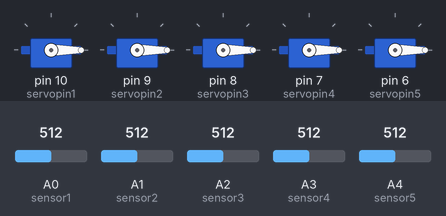
Bench run of a sketch on a simulated Arduino Uno, built with avr-gcc and run on an emulated ATmega328P. Parts: 5 × servo. Inputs (shaded band) come from the test bench; at power-on: A0 (sensor1) = 512, A1 (sensor2) = 512, A2 (sensor3) = 512, A3 (sensor4) = 512, A4 (sensor5) = 512.

Above: at 1.3 s.
1.4 s: A0 (sensor1) set to 992
At 2.3 s:
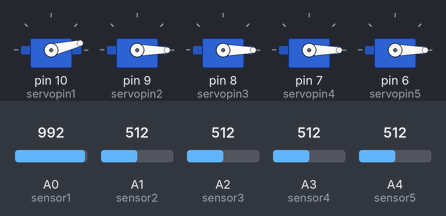
3.0 s: A1 (sensor2) set to 992
At 3.6 s:
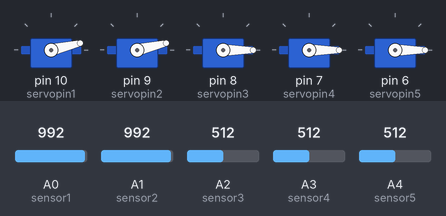
4.6 s: A2 (sensor3) set to 992
At 5.9 s:
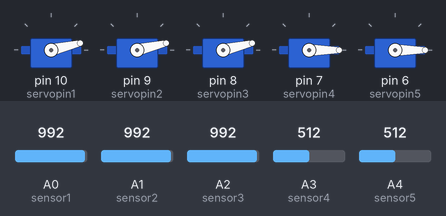
6.2 s: A3 (sensor4) set to 992
At 7.5 s:
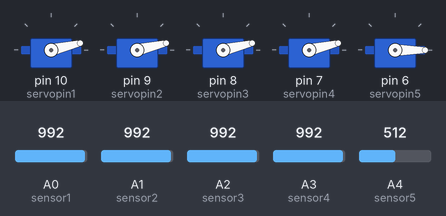
7.8 s: A4 (sensor5) set to 992
At 8.9 s:
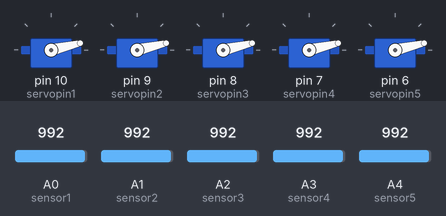
Timing chart, 0 to 10.4 s (numbered marks = the images above; inputs shaded):
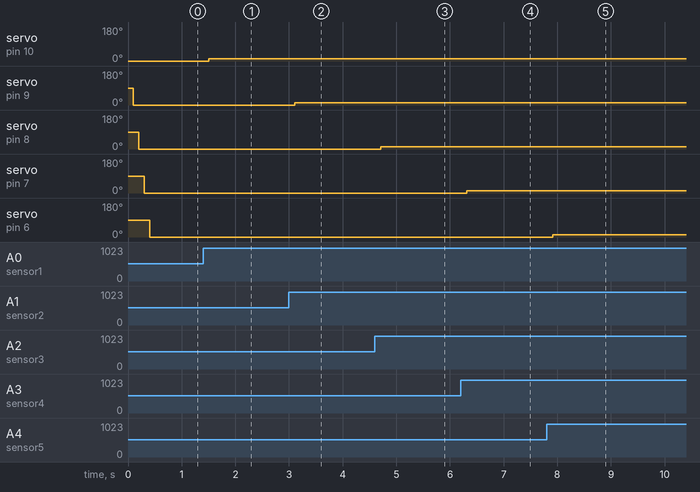

Measured:
- after the input at 1.4 s, servo on pin 10 (servopin1): 0° → 13° after 0.10 s
- after the input at 3.0 s, servo on pin 9 (servopin2): 0° → 13° after 0.11 s
- after the input at 4.6 s, servo on pin 8 (servopin3): 0° → 13° after 0.11 s
- after the input at 6.2 s, servo on pin 7 (servopin4): 0° → 13° after 0.12 s
- after the input at 7.8 s, servo on pin 6 (servopin5): 0° → 13° after 0.12 s

The sketch:

robotic_arm_1.ino
```cpp
#include <Servo.h>
Servo serv_1;
const int sensor1=A0;
Servo serv_2;
const int sensor2=A1;
Servo serv_3;
const int sensor3=A2;
Servo serv_4;
const int sensor4=A3;
Servo serv_5;
const int sensor5=A4;
const int servopin1=10;
const int servopin2=9;
const int servopin3=8;
const int servopin4=7;
const int servopin5=6;
void setup()
{
  Serial.begin(9600);
  pinMode(sensor1,INPUT);
  pinMode(servopin1,OUTPUT);
   pinMode(sensor2,INPUT);
  pinMode(servopin2,OUTPUT);
   pinMode(sensor3,INPUT);
  pinMode(servopin3,OUTPUT);
   pinMode(sensor4,INPUT);
  pinMode(servopin4,OUTPUT);
   pinMode(sensor5,INPUT);
  pinMode(servopin5,OUTPUT);
  serv_1.attach(servopin1);
   serv_2.attach(servopin2);
   serv_3.attach(servopin3);
   serv_4.attach(servopin4);
   serv_5.attach(servopin5);

}

void loop()
{
 int flex1=analogRead(sensor1);
  int val = map(flex1,990,1017,0,180);
  serv_1.write(val);
  delay(100);

  int flex2=analogRead(sensor2);
  int val2 = map(flex2,990,1017,0,180);
  serv_2.write(val2);
  delay(100);

  int flex3=analogRead(sensor3);
  int val3 = map(flex3,990,1017,0,180);
  serv_3.write(val3);
  delay(100);

  int flex4=analogRead(sensor4);
  int val4 = map(flex4,990,1017,0,180);
  serv_4.write(val4);
  delay(100);

  int flex5=analogRead(sensor5);
  int val5= map(flex5,990,1017,0,180);
  serv_5.write(val5);
  delay(100);
}
```
